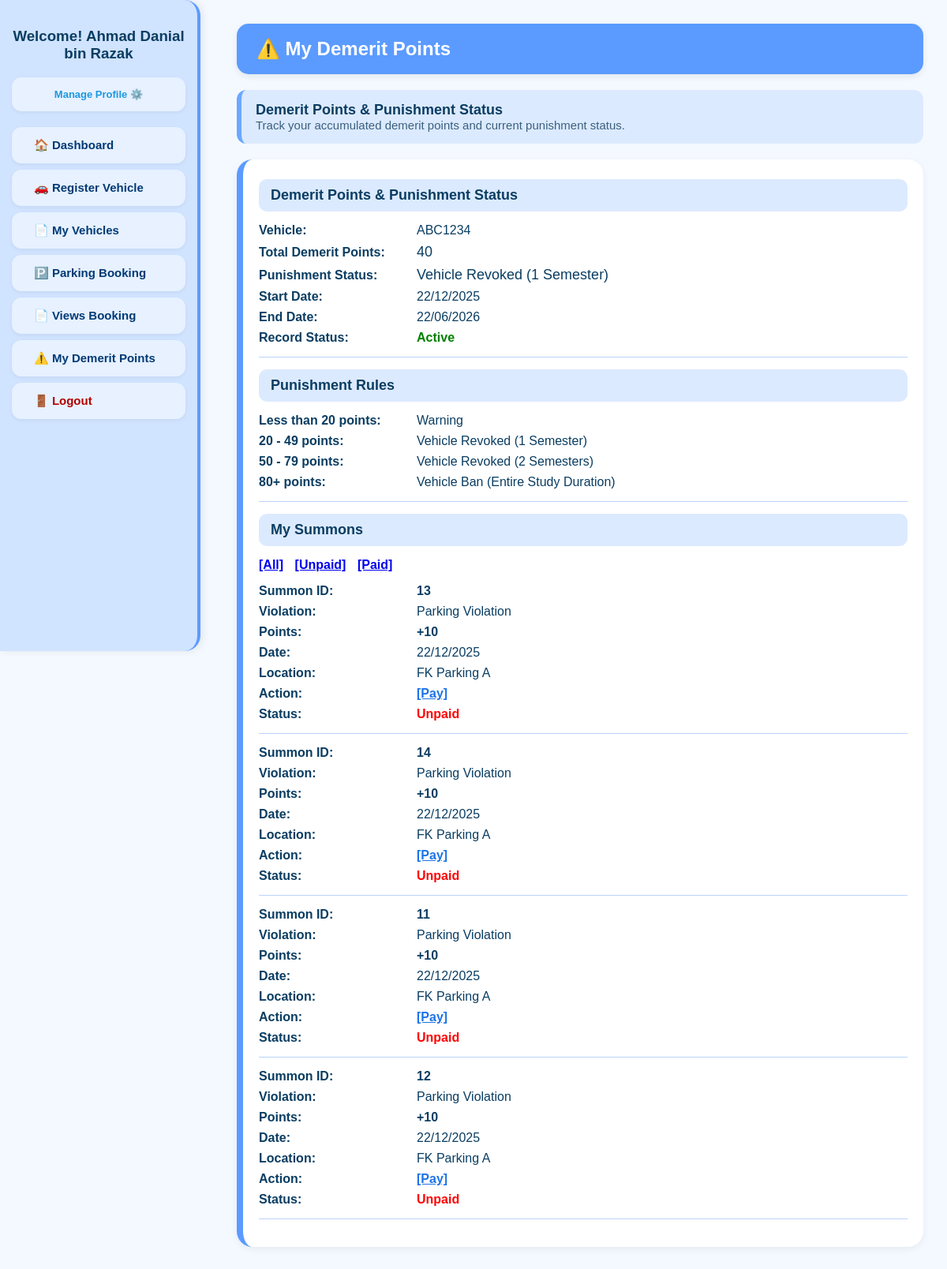
The page /Module4/student_demerit_points.php (signed in) on the database its author committed.
### tables this page shows
CREATE TABLE `vehicle` (
  `VehicleID` varchar(10) NOT NULL,
  `PlateNumber` varchar(15) NOT NULL,
  `VehicleType` varchar(15) DEFAULT NULL,
  `VehicleGrant` varchar(100) DEFAULT NULL,
  `ApprovalStatus` varchar(15) DEFAULT 'Pending',
  `UserID` varchar(10) DEFAULT NULL,
  `ApprovedBy` varchar(10) DEFAULT NULL
);

CREATE TABLE `punishmentduration` (
  `PunishmentDurationID` int(11) NOT NULL,
  `PunishmentType` varchar(50) DEFAULT NULL,
  `StartDate` date DEFAULT NULL,
  `EndDate` date DEFAULT NULL,
  `Status` varchar(50) DEFAULT 'Active',
  `UserID` varchar(10) DEFAULT NULL
);

CREATE TABLE `summon` (
  `SummonID` int(11) NOT NULL,
  `VehicleID` varchar(10) NOT NULL,
  `ViolationTypeID` varchar(10) NOT NULL,
  `SummonDate` date DEFAULT NULL,
  `SummonTime` time DEFAULT NULL,
  `Location` varchar(50) DEFAULT NULL,
  `Evidence` text DEFAULT NULL,
  `SummonStatus` varchar(15) DEFAULT 'Issued',
  `UserID` varchar(10) DEFAULT NULL
);

CREATE TABLE `violationtype` (
  `ViolationTypeID` varchar(10) NOT NULL,
  `ViolationName` varchar(50) DEFAULT NULL,
  `ViolationPoints` int(11) DEFAULT NULL,
  `Description` text DEFAULT NULL
);

### Module4/student_demerit_points.php (the view, shortened to what this page needs)
<?php
require_once '../config.php';
$userID = $_SESSION['UserID'];
$sqlPoints = "
    SELECT SUM(vt.ViolationPoints) AS TotalPoints
    FROM Summon s
    JOIN ViolationType vt ON s.ViolationTypeID = vt.ViolationTypeID
    JOIN Vehicle v ON s.VehicleID = v.VehicleID
    WHERE v.UserID = '$userID'
";
$resPoints = mysqli_query($conn, $sqlPoints);
$rowPoints = mysqli_fetch_assoc($resPoints);
$totalPoints = $rowPoints['TotalPoints'] ?? 0;
$filterQuery = "";
$sqlSummons = "
    SELECT s.*, v.PlateNumber, vt.ViolationName, vt.ViolationPoints
    FROM Summon s
    JOIN Vehicle v ON s.VehicleID = v.VehicleID
    JOIN ViolationType vt ON s.ViolationTypeID = vt.ViolationTypeID
    WHERE v.UserID = '$userID' $filterQuery
    ORDER BY s.SummonDate DESC, s.SummonTime DESC
";
$summons = mysqli_query($conn, $sqlSummons);
if ($totalPoints < 20) {
    $punishStart  = '-';
    $punishEnd    = '-';
    $punishStatus = 'None';
} else {
    $sqlPunish = "
        SELECT *
        FROM PunishmentDuration
        WHERE UserID = '$userID'
        ORDER BY PunishmentDurationID DESC
        LIMIT 1
    ";
    $resPunish = mysqli_query($conn, $sqlPunish);
    $punish = mysqli_fetch_assoc($resPunish);
    if ($punish) {
        $punishStart  = $punish['StartDate'] ?? '-';
        $punishEnd    = $punish['EndDate'] ?? '-';
        $punishStatus = $punish['Status'] ?? 'None';
    } else {
        $punishStart  = '-';
        $punishEnd    = '-';
        $punishStatus = 'None';
    }
}
?>
<!DOCTYPE html>
<html>
<head>
    <link rel="stylesheet" href="../templates/student_style.css">
</head>
<body>
    <?php include '../templates/student_sidebar.php'; ?>
    <div class="main-content">
        <div class="header">⚠️ My Demerit Points</div>
        <div class="container">
            <div class="section-sub-box">
                <div class="section-sub-title">Demerit Points & Punishment Status</div>
                <div class="section-sub-text">Track your accumulated demerit points and current punishment status.</div>
            </div>
            <div class="box">
                <div class="section-title">Demerit Points & Punishment Status</div>
                <div class="detail-row">
                    <span class="detail-label">Vehicle:</span>
                    <span class="detail-value">
                        <?php
                        $vehQuery = mysqli_query($conn, "SELECT PlateNumber FROM Vehicle WHERE UserID = '$userID' LIMIT 1");
                        $vehRow = mysqli_fetch_assoc($vehQuery);
                        echo $vehRow ? $vehRow['PlateNumber'] : "No vehicle registered";
                        ?>
                    </span>
                </div>
                <div class="detail-row">
                    <span class="detail-label">Total Demerit Points:</span>
                    <span class="detail-value" style="font-size:18px;">
                        <?= $totalPoints ?>
                    </span>
                </div>
                <div class="detail-row">
                    <span class="detail-label">Punishment Status:</span>
                    <span class="detail-value" style="font-size:18px;">
                        <?php
                        if ($totalPoints < 20) {
                            echo "Warning";
                        } elseif ($totalPoints < 50) {
                            echo "Vehicle Revoked (1 Semester)";
                        } elseif ($totalPoints < 80) {
                            echo "Vehicle Revoked (2 Semesters)";
                        } else {
                            echo "Vehicle Ban (Entire Study Duration)";
                        }
                        ?>
                    </span>
                </div>
                <div class="detail-row">
                    <span class="detail-label">Start Date:</span>
                    <span class="detail-value">
                        <?= ($punishStart !== '-' ? date('d/m/Y', strtotime($punishStart)) : '-') ?>
                    </span>
                </div>
                <div class="detail-row">
                    <span class="detail-label">End Date:</span>
                    <span class="detail-value">
                        <?= ($punishEnd !== '-' ? date('d/m/Y', strtotime($punishEnd)) : '-') ?>
                    </span>
                </div>
                <div class="detail-row">
                    <span class="detail-label">Record Status:</span>
                    <span class="detail-value"
                        style="font-weight:700;
                               color:<?= $punishStatus == 'Active' ? 'green' : ($punishStatus == 'Completed' ? 'gray' : '#0A3D62') ?>;">
                        <?= $punishStatus ?>
                    </span>
                </div>
                <div class="divider"></div>
                <div class="section-title">Punishment Rules</div>
                <div class="detail-row">
                    <span class="detail-label">Less than 20 points:</span>
                    <span class="detail-value">Warning</span>
                </div>
                <div class="detail-row">
                    <span class="detail-label">20 - 49 points:</span>
                    <span class="detail-value">Vehicle Revoked (1 Semester)</span>
                </div>
                <div class="detail-row">
                    <span class="detail-label">50 - 79 points:</span>
                    <span class="detail-value">Vehicle Revoked (2 Semesters)</span>
                </div>
                <div class="detail-row">
                    <span class="detail-label">80+ points:</span>
                    <span class="detail-value">Vehicle Ban (Entire Study Duration)</span>
                </div>
                <div class="divider"></div>
                <div class="section-title">My Summons</div>
                <div style="margin-bottom:15px;">
                    <a href="student_demerit_points.php?filter=all" style="font-weight:700; margin-right:10px;">[All]</a>
                    <a href="student_demerit_points.php?filter=unpaid" style="font-weight:700; margin-right:10px;">[Unpaid]</a>
                    <a href="student_demerit_points.php?filter=paid" style="font-weight:700;">[Paid]</a>
                </div>
                <?php if (mysqli_num_rows($summons) > 0): ?>
                    <?php while ($row = mysqli_fetch_assoc($summons)): ?>
                        <div class="detail-row">
                            <span class="detail-label">Summon ID:</span>
                            <span class="detail-value"><strong><?= $row['SummonID']; ?></strong></span>
                        </div>
                        <div class="detail-row">
                            <span class="detail-label">Violation:</span>
                            <span class="detail-value"><?= $row['ViolationName']; ?></span>
                        </div>
                        <div class="detail-row">
                            <span class="detail-label">Points:</span>
                            <span class="detail-value"><strong>+<?= $row['ViolationPoints']; ?></strong></span>
                        </div>
                        <div class="detail-row">
                            <span class="detail-label">Date:</span>
                            <span class="detail-value"><?= date('d/m/Y', strtotime($row['SummonDate'])); ?></span>
                        </div>
                        <div class="detail-row">
                            <span class="detail-label">Location:</span>
                            <span class="detail-value"><?= $row['Location']; ?></span>
                        </div>
                        <div class="detail-row">
                            <span class="detail-label">Action:</span>
                            <span class="detail-value">
                                <?php if (strtolower($row['SummonStatus']) !== 'paid'): ?>
                                    <a href="student_pay_summon.php?id=<?= $row['SummonID']; ?>" style="font-weight:700; color:#1B73E8;">[Pay]</a>
                                <?php else: ?>
                                    <span style="color:gray; font-weight:600;">[No Action Needed]</span>
                                <?php endif; ?>
                            </span>
                        </div>
                        <div class="detail-row">
                            <span class="detail-label">Status:</span>
                            <span class="detail-value">
                                <?php if (strtolower($row['SummonStatus']) === 'paid'): ?>
                                    <span style="color:green; font-weight:700;">Paid</span>
                                <?php else: ?>
                                    <span style="color:red; font-weight:700;">Unpaid</span>
                                <?php endif; ?>
                            </span>
                        </div>
                        <div class="divider"></div>
                    <?php endwhile; ?>
                <?php else: ?>
                    <p>No summons found.</p>
                <?php endif; ?>
            </div>
        </div>
    </div>
</body>
</html>

### templates/student_style.css (style rules this page uses)
body { margin: 0; font-family: "Poppins", Arial, sans-serif; background: #F4F9FF; display: flex; }
.main-content { margin-left: 270px; padding: 30px; width: calc(100% - 270px); }
.header { background: #5B9BFF; padding: 18px 25px; border-radius: 15px; margin-bottom: 20px; font-size: 24px; font-weight: 700; color: white; box-shadow: 0 3px 8px rgba(0,0,0,0.08); }
.box { background: #FFFFFF; padding: 20px; border-radius: 20px; margin-top: 20px; border-left: 8px solid #5B9BFF; box-shadow: 0 3px 10px rgba(0,0,0,0.06); }

### Module4/student_demerit_points.php (style rules this page uses)
.section-title { font-size: 18px; font-weight: 700; color: #0A3D62; background: #DCEAFF; padding: 10px 15px; border-radius: 10px; margin-top: 5px; margin-bottom: 15px; }
.detail-row { display: flex; align-items: center; margin: 8px 0; }
.detail-label { width: 200px; font-weight: 700; color: #0A3D62; }
.detail-value { font-weight: 500; color: #0A3D62; }
.divider { height: 1px; background: #BBD4FF; margin: 15px 0; width: 100%; }
.section-sub-box { background: #DCEAFF; border-left: 6px solid #6BA8FF; padding: 15px 18px; border-radius: 12px; margin-bottom: 20px; }
.section-sub-title { font-size: 18px; font-weight: 700; color: #0A3D62; }
.section-sub-text { font-size: 15px; color: #3A607E; }

### rows shown on the page
vehicle: PlateNumber "ABC1234"
punishmentduration: StartDate "22/12/2025", EndDate "22/06/2026", Status "Active"
summon: SummonID "13", ViolationTypeID.ViolationName "Parking Violation", ViolationTypeID.ViolationPoints "10", SummonDate "22/12/2025", Location "FK Parking A", SummonStatus "Unpaid"
summon: SummonID "14", ViolationTypeID.ViolationName "Parking Violation", ViolationTypeID.ViolationPoints "10", SummonDate "22/12/2025", Location "FK Parking A", SummonStatus "Unpaid"
summon: SummonID "11", ViolationTypeID.ViolationName "Parking Violation", ViolationTypeID.ViolationPoints "10", SummonDate "22/12/2025", Location "FK Parking A", SummonStatus "Unpaid"
summon: SummonID "12", ViolationTypeID.ViolationName "Parking Violation", ViolationTypeID.ViolationPoints "10", SummonDate "22/12/2025", Location "FK Parking A", SummonStatus "Unpaid"

### other values the page prints
$_SESSION['UserName'] "Ahmad Danial bin Razak"
$totalPoints "40"
